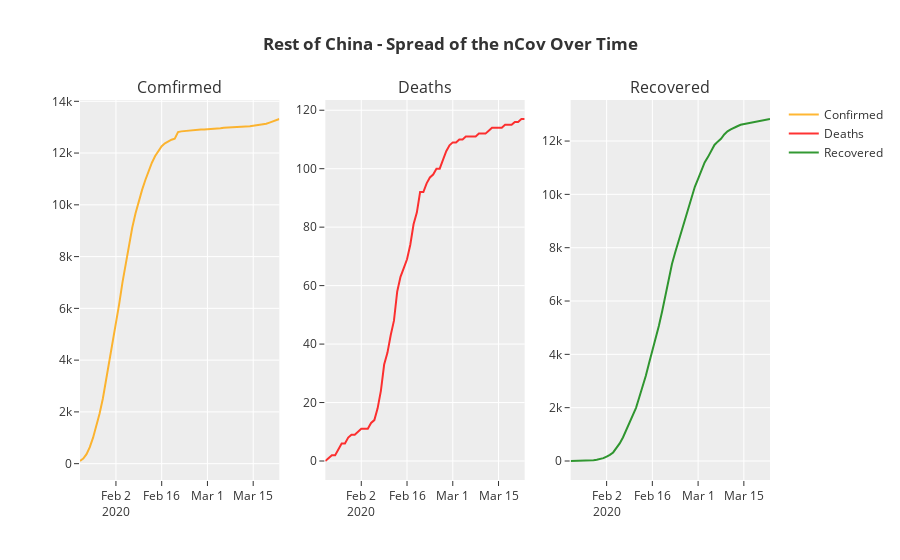

Notebook source saved alongside this figure:
### Markdown cell above
## Rest of China (Excluding Hubei) - Spread Over Time

### Code cell
plot = make_subplots(rows=1, cols=3, subplot_titles=("Comfirmed", "Deaths", "Recovered"))

# to plot the spread over time, we would need the data distribution spread over time starting from 22nd Jan 2020
# so we will extract the sub-set from the original data.
chinese_data_over_time = nCoV_data[(nCoV_data['Country'] == 'China') & (nCoV_data['State'] != 'Hubei')]
chinese_data_over_time = chinese_data_over_time.groupby('Date')['Confirmed','Deaths','Recovered'].sum().reset_index()

scatterPlotCasesOverTime(chinese_data_over_time, "<b>Rest of China</b>")
